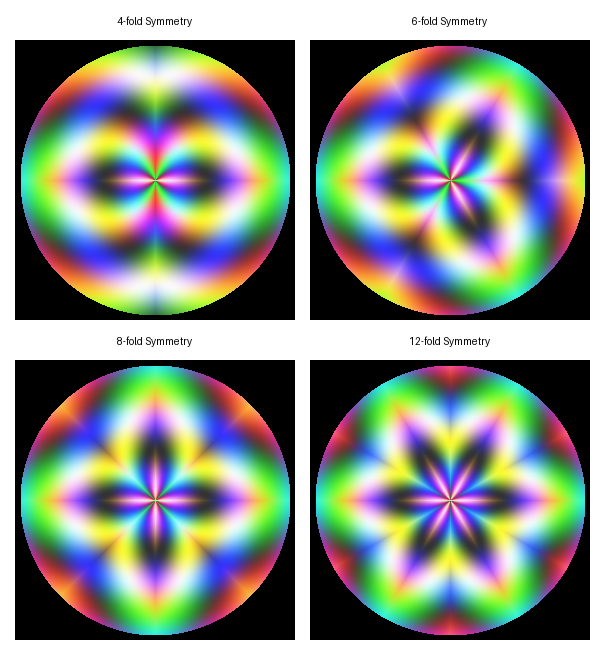

Here is the Python script that generated this plot:

import numpy as np
from PIL import Image, ImageDraw

def create_kaleidoscope(size, num_folds, seed_pattern="gradient"):
    """
    Generate a kaleidoscope pattern with N-fold symmetry.

    Parameters:
        size: Image dimensions (square)
        num_folds: Number of symmetry folds (4, 6, 8, 12, etc.)
        seed_pattern: Type of source pattern to use

    Returns:
        numpy array of the kaleidoscope image
    """
    center = size // 2
    canvas = np.zeros((size, size, 3), dtype=np.uint8)

    # Create coordinate grids
    y, x = np.ogrid[:size, :size]
    x_centered = x - center
    y_centered = y - center

    # Calculate polar coordinates
    angle = np.arctan2(y_centered, x_centered)
    radius = np.sqrt(x_centered**2 + y_centered**2)

    # Wedge angle for N-fold symmetry
    wedge_angle = 2 * np.pi / num_folds

    # Map all angles to a single wedge with reflection
    angle_positive = angle + np.pi
    wedge_index = (angle_positive / wedge_angle).astype(int)
    angle_in_wedge = angle_positive - wedge_index * wedge_angle

    # Mirror odd-numbered wedges for reflection symmetry
    is_odd = wedge_index % 2 == 1
    angle_mirrored = np.where(is_odd, wedge_angle - angle_in_wedge, angle_in_wedge)

    # Create source pattern based on mirrored coordinates
    # Use different frequencies for visual interest
    freq_scale = 3 + num_folds / 4  # Vary pattern with fold count

    red = ((np.sin(angle_mirrored * freq_scale + radius * 0.08) + 1) * 100 + 50).astype(np.uint8)
    green = ((np.cos(angle_mirrored * (freq_scale + 1) + radius * 0.05) + 1) * 100 + 50).astype(np.uint8)
    blue = ((np.sin(radius * 0.1 - angle_mirrored * 2) + 1) * 100 + 50).astype(np.uint8)

    # Apply circular mask
    in_circle = radius < center - 5

    canvas[in_circle, 0] = red[in_circle]
    canvas[in_circle, 1] = green[in_circle]
    canvas[in_circle, 2] = blue[in_circle]

    return canvas

# Configuration
panel_size = 280
spacing = 15
label_height = 25

# Total canvas size for 2x2 grid with labels
total_width = panel_size * 2 + spacing * 3
total_height = panel_size * 2 + spacing * 3 + label_height * 2

# Create canvas with white background
canvas = np.ones((total_height, total_width, 3), dtype=np.uint8) * 255

# Generate kaleidoscopes with different fold counts
fold_counts = [4, 6, 8, 12]
positions = [
    (spacing, spacing + label_height),                              # Top-left
    (spacing * 2 + panel_size, spacing + label_height),             # Top-right
    (spacing, spacing * 2 + panel_size + label_height * 2),         # Bottom-left
    (spacing * 2 + panel_size, spacing * 2 + panel_size + label_height * 2)  # Bottom-right
]

for folds, (x_pos, y_pos) in zip(fold_counts, positions):
    kaleidoscope = create_kaleidoscope(panel_size, folds)
    canvas[y_pos:y_pos+panel_size, x_pos:x_pos+panel_size] = kaleidoscope

# Convert to PIL Image for adding labels
output_image = Image.fromarray(canvas)
draw = ImageDraw.Draw(output_image)

# Add labels for each panel
labels = ["4-fold Symmetry", "6-fold Symmetry", "8-fold Symmetry", "12-fold Symmetry"]
label_positions = [
    (spacing + panel_size // 2, spacing),
    (spacing * 2 + panel_size + panel_size // 2, spacing),
    (spacing + panel_size // 2, spacing * 2 + panel_size + label_height),
    (spacing * 2 + panel_size + panel_size // 2, spacing * 2 + panel_size + label_height)
]

for label, (lx, ly) in zip(labels, label_positions):
    bbox = draw.textbbox((0, 0), label)
    text_width = bbox[2] - bbox[0]
    draw.text((lx - text_width // 2, ly), label, fill=(0, 0, 0))

# Add title at the very top (optional, can be trimmed)
# draw.text((total_width // 2 - 100, 5), "Kaleidoscope Variations", fill=(50, 50, 50))

# Save the comparison grid
output_image.save('kaleidoscope_variations.png')
